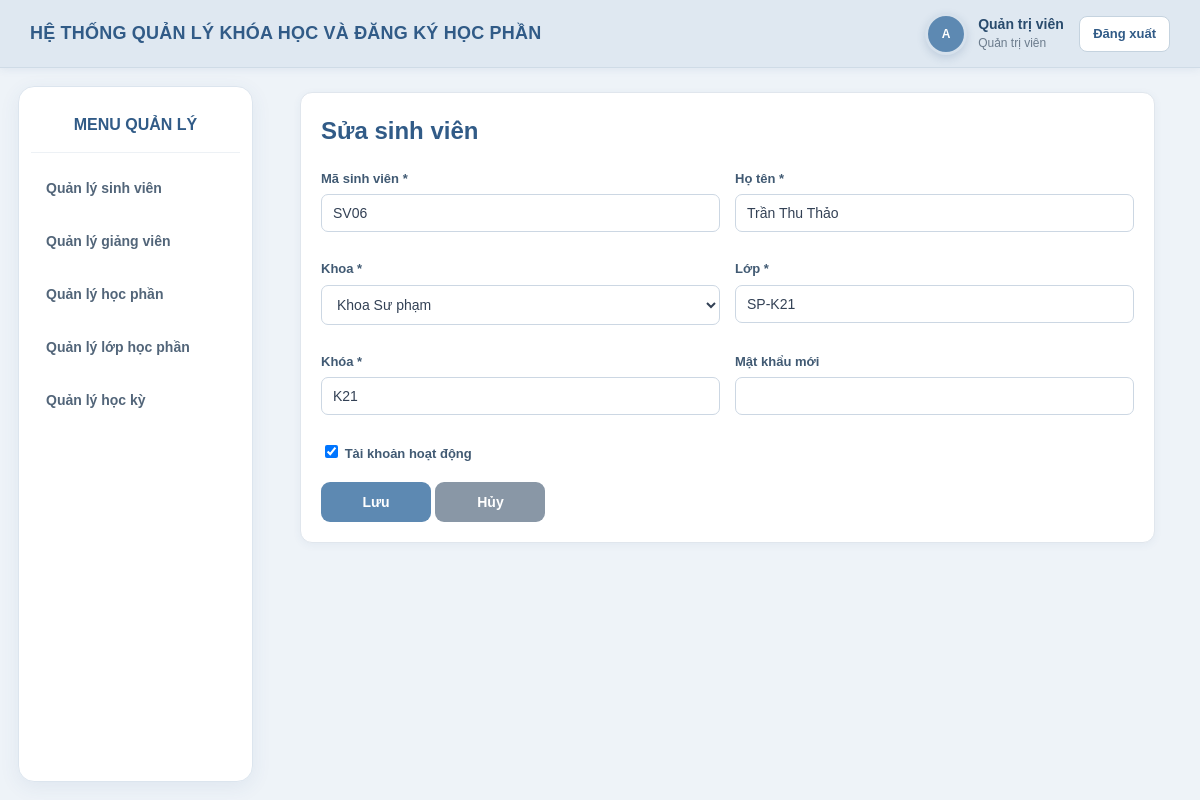
Screenshot of /BTL_web/public/index.php?r=admin/student/edit&id=10 (signed in) with the database file from the repository.
### tables this page shows
CREATE TABLE IF NOT EXISTS `students` (
  `user_id` int NOT NULL,
  `student_code` varchar(30) NOT NULL,
  `faculty_id` int NOT NULL,
  `class_name` varchar(80) NOT NULL,
  `cohort` varchar(20) NOT NULL,
  PRIMARY KEY (`user_id`),
  UNIQUE KEY `student_code` (`student_code`),
  KEY `faculty_id` (`faculty_id`)
);

CREATE TABLE IF NOT EXISTS `users` (
  `id` int NOT NULL AUTO_INCREMENT,
  `username` varchar(50) NOT NULL,
  `password_hash` varchar(255) NOT NULL,
  `full_name` varchar(100) NOT NULL,
  `role` enum('admin','teacher','student') NOT NULL,
  `status` tinyint(1) NOT NULL DEFAULT '1',
  `created_at` timestamp NULL DEFAULT CURRENT_TIMESTAMP,
  PRIMARY KEY (`id`),
  UNIQUE KEY `username` (`username`)
);

CREATE TABLE IF NOT EXISTS `faculties` (
  `id` int NOT NULL AUTO_INCREMENT,
  `code` varchar(20) NOT NULL,
  `name` varchar(150) NOT NULL,
  PRIMARY KEY (`id`),
  UNIQUE KEY `code` (`code`),
  UNIQUE KEY `name` (`name`)
);

### BTL_web/src/Core/Controller.php (called while the page is built, shortened)
<?php
abstract class Controller {
    protected function view(string $name, array $data=[]): void { extract($data); require dirname(__DIR__) . '/View/' . $name . '.php'; }
}

### BTL_web/src/Controller/StudentController.php (called while the page is built, shortened)
<?php
class StudentController extends Controller { private function repo():StudentRepository{return new StudentRepository($this->pdo);}
 public function edit():void{$this->form(false);}
 private function form(bool $create):void{Auth::requireRole('admin');$r=$this->repo();$id=(int)($_GET['id']??0);$existing=$create?null:$r->findById($id);if(!$create&&!$existing){http_response_code(404);exit('Không tìm thấy sinh viên.');}$data=$existing?array_merge($existing,['password'=>'']):['student_code'=>'','full_name'=>'','faculty_id'=>'','class_name'=>'','cohort'=>'','username'=>'','password'=>'','status'=>1];$errs=[];if($_SERVER['REQUEST_METHOD']==='POST'){verify_csrf();$data=['student_code'=>strtoupper(post_string('student_code')),'full_name'=>post_string('full_name'),'faculty_id'=>post_int('faculty_id'),'class_name'=>post_string('class_name'),'cohort'=>post_string('cohort'),'username'=>strtolower(post_string('username')),'password'=>(string)($_POST['password']??''),'status'=>isset($_POST['status'])?1:0];$errs=$this->validate($data,$create);if(!$errs){try{if($create)$r->create($data);else{$r->update($id,$data);}flash('success',$create?'Đã thêm sinh viên.':'Đã cập nhật sinh viên.');clearFormMemory();redirect('admin/students');}catch(\Throwable$e){$errs['general']=str_contains($e->getMessage(),'Duplicate')?'Mã sinh viên hoặc tên đăng nhập đã tồn tại.':'Không thể lưu sinh viên.';}}rememberForm($data,$errs);}else clearFormMemory();$this->view('admin/students/form',['create'=>$create,'data'=>$data,'errors'=>$errs,'faculties'=>(new FacultyRepository($this->pdo))->findAll()]);}
}

### BTL_web/src/Core/Router.php (called while the page is built, shortened)
<?php
class Router
{
    public function dispatch(string $route): void
    {
        [$class, $method] = $map[$route];
        $obj = new $class($this->pdo);
        $obj->$method();
    }
}

### BTL_web/public/index.php (called while the page is built, shortened)
<?php
require_once dirname(__DIR__) . '/src/Core/helpers.php';
require_once dirname(__DIR__) . '/src/Core/Controller.php';
require_once dirname(__DIR__) . '/src/Core/Router.php';
spl_autoload_register(function (string $class): void {
    $prefix = 'App\\';
    $file = dirname(__DIR__) . '/src/' . str_replace('\\', '/', substr($class, strlen($prefix))) . '.php';
});
$pdo = Database::connection();
$router = new Router($pdo);
$router->dispatch($_GET['r'] ?? 'home');

### BTL_web/src/Repository/StudentRepository.php (called while the page is built, shortened)
<?php
class StudentRepository
{
    private PDO $pdo;
    public function __construct(PDO $pdo)
    {
        $this->pdo = $pdo;
    }
    public function findById(int $id): ?array
    {
        $sql = "
            SELECT
                s.user_id,
                s.student_code,
                s.faculty_id,
                s.class_name,
                s.cohort,
                u.username,
                u.full_name,
                u.status,
                f.name AS faculty_name
            FROM students s
            INNER JOIN users u ON u.id = s.user_id
            INNER JOIN faculties f ON f.id = s.faculty_id
            WHERE s.user_id = :id
            LIMIT 1
        ";
        $stmt = $this->pdo->prepare($sql);
        $stmt->execute([
            ':id' => $id
        ]);
        $result = $stmt->fetch(PDO::FETCH_ASSOC);
        return $result ?: null;
    }
}

### BTL_web/src/Core/helpers.php (called while the page is built, shortened)
<?php
function e(mixed $value): string { return htmlspecialchars((string)$value, ENT_QUOTES | ENT_SUBSTITUTE, 'UTF-8'); }

### BTL_web/src/Repository/FacultyRepository.php (called while the page is built, shortened)
<?php
class FacultyRepository {public function __construct(private \PDO $pdo){} public function findAll():array{return $this->pdo->query('SELECT * FROM faculties ORDER BY name')->fetchAll();} public function findById(int $id):?array{$s=$this->pdo->prepare('SELECT * FROM faculties WHERE id=:id');$s->execute(['id'=>$id]);return$s->fetch()?:null;} public function create(string $code,string $name):int{$s=$this->pdo->prepare('INSERT INTO faculties(code,name) VALUES(:c,:n)');$s->execute(['c'=>$code,'n'=>$name]);return(int)$this->pdo->lastInsertId();}}

### BTL_web/src/View/admin/students/form.php (the view, shortened to what this page needs)
<?php include dirname(__DIR__,2).'/layout/header.php';?><div class="card"><h2><?=$create?'Thêm sinh viên':'Sửa sinh viên'?></h2><form method="post"><div class="form-grid"><div class="field"><label>Mã sinh viên *</label><input class="input" name="student_code" value="<?=e($data['student_code'])?>"></div><div class="field"><label>Họ tên *</label><input class="input" name="full_name" value="<?=e($data['full_name'])?>"></div><div class="field"><label>Khoa *</label><select name="faculty_id"><?php foreach($faculties as $f):?><option value="<?=$f['id']?>" <?=$data['faculty_id']==$f['id']?'selected':''?>><?=e($f['name'])?></option><?php endforeach;?></select></div><div class="field"><label>Lớp *</label><input class="input" name="class_name" value="<?=e($data['class_name'])?>"></div><div class="field"><label>Khóa *</label><input class="input" name="cohort" value="<?=e($data['cohort'])?>" placeholder="K21"></div><div class="field"><label><?=$create?'Mật khẩu *':'Mật khẩu mới'?></label><input class="input" type="password" name="password"></div><div class="field"><label><input type="checkbox" name="status" <?=$data['status']?'checked':''?>> Tài khoản hoạt động</label></div></div><button class="btn">Lưu</button> <a class="btn secondary" href="<?=e(BASE_URL)?>?r=admin/students">Hủy</a></form></div><?php include dirname(__DIR__,2).'/layout/footer.php';?>

### BTL_web/src/View/layout/header.php (style rules this page uses)
* { box-sizing: border-box; }
html, body { margin: 0; padding: 0; }
html { height: 100%; }
body { min-height: 100vh; font-family: Arial, sans-serif; background: #eef3f8; color: #334155; line-height: 1.5; overflow-x: hidden; }
a { text-decoration: none; color: #315b87; }
button, input, select, textarea { font-family: Arial, sans-serif; }
h1, h2, h3 { color: #315b87; }
h2 { margin-top: 0; }
.card { background: #ffffff; border: 1px solid #e0e6ed; border-radius: 12px; padding: 20px; box-shadow: 0 2px 8px rgba( 49, 91, 135, .06 ); margin-bottom: 18px; }
.input, select, textarea { width: 100%; padding: 10px 11px; border: 1px solid #ccd7e3; border-radius: 7px; background: #ffffff; color: #334155; font-family: Arial, sans-serif; font-size: 14px; }
.btn { min-width: 110px; min-height: 40px; padding: 9px 18px; border: none; border-radius: 9px; background: #5d89b2; color: #ffffff; cursor: pointer; display: inline-flex; align-items: center; justify-content: center; text-align: center; font-size: 14px; font-weight: 600; transition: background .2s ease, transform .15s ease, box-shadow .2s ease; white-space: nowrap; }
.btn.secondary { background: #8997a6; }
.form-grid { display: grid; grid-template-columns: 1fr 1fr; gap: 15px; }
.field { margin-bottom: 12px; }
.field label { font-weight: 600; font-size: 13px; display: block; margin-bottom: 6px; color: #415a73; }

### rows the page displays
students: student_code "SV06", full_name "Trần Thu Thảo", faculty_id "Khoa Sư phạm", class_name "SP-K21", cohort "K21"
users: status "☑"

### other values shown
$avatarText "A"
$fullName "Quản trị viên"
$roleName "Quản trị viên"
